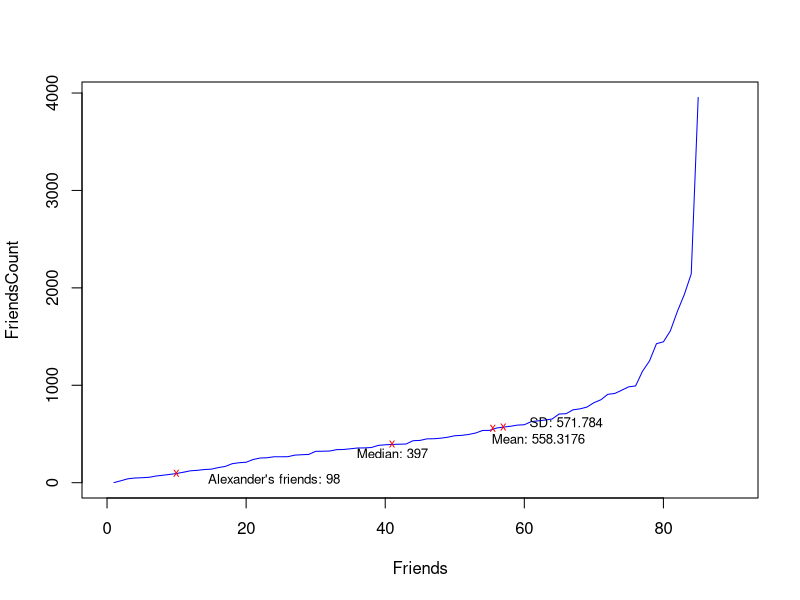

This chart was generated by the following R code:
setwd(getwd())
csv <- read.table('friendscount.csv',header = TRUE,sep = ",")
x <- c(csv$FRIENDCOUNT)
result.mean <- mean(x)
print(result.mean)
result.median <- median(x)
print(result.median)
result.sd <- sd(x)
print(result.sd)
y <- sort(csv$FRIENDCOUNT)
plot(y, xlab="Friends", ylab="FriendsCount", xlim=c(0, 90), col = "blue", type = "l")

text(10, 98, "x", col = 'red', cex=0.8)
text(55.5, result.mean, "x", col = 'red', cex = 0.8) # mean
text(41, result.median, "x", col = 'red', cex = 0.8) # median
text(57, result.sd, "x", col = 'red', cex = 0.8) # standard deviation
text(41, 300, "Median: 397", cex = 0.8)
text(62, 450, "Mean: 558.3176", cex = 0.8)
text(66, 620, "SD: 571.784", cex = 0.8)
text(24, 40, "Alexander's friends: 98", cex = 0.8)